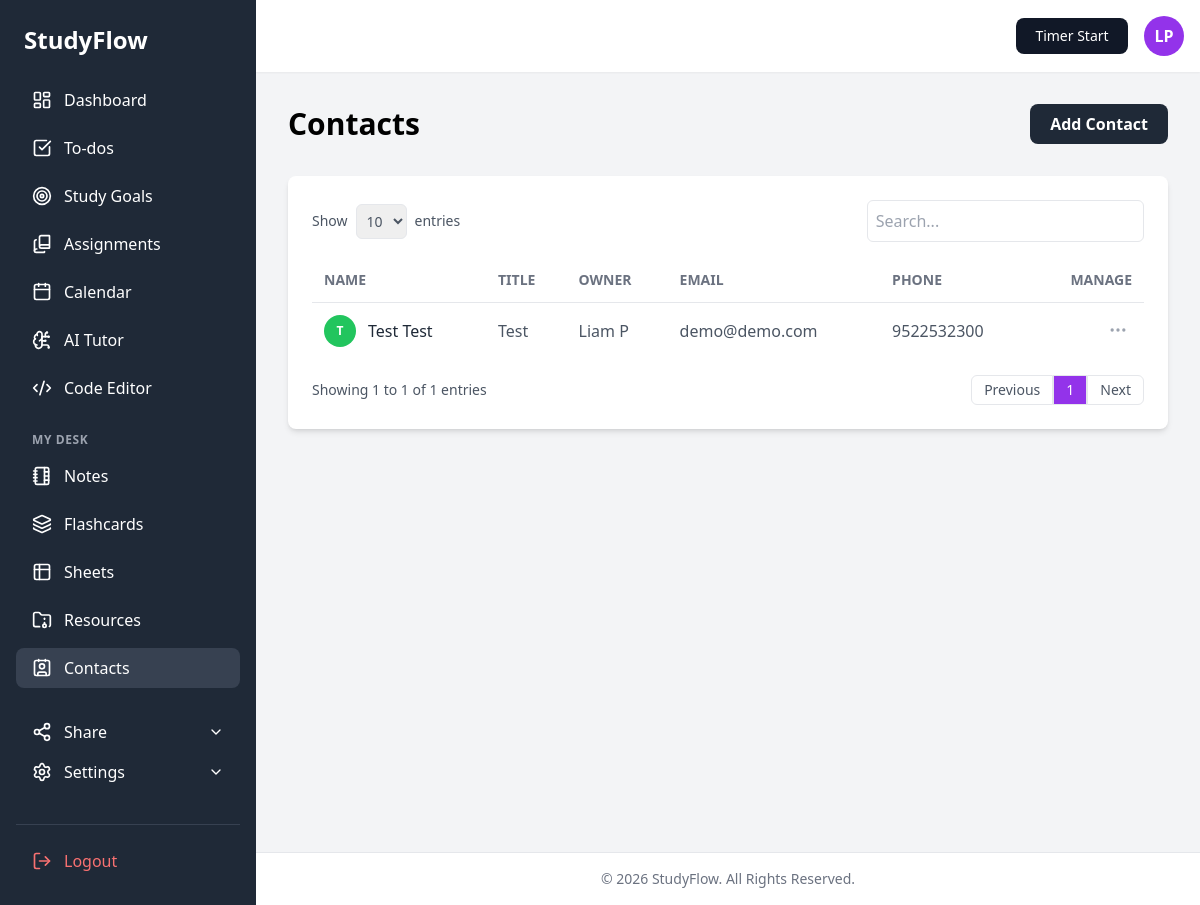
The page /pages/contacts.php (signed in) on the database its author committed.
### tables this page shows
CREATE TABLE `contacts` (
  `id` int(11) NOT NULL,
  `user_id` int(11) NOT NULL,
  `tenant_id` int(11) NOT NULL,
  `first_name` varchar(255) NOT NULL,
  `last_name` varchar(255) DEFAULT NULL,
  `title` varchar(255) DEFAULT NULL,
  `email` varchar(255) DEFAULT NULL,
  `phone` varchar(50) DEFAULT NULL,
  `address` varchar(255) DEFAULT NULL,
  `city` varchar(100) DEFAULT NULL,
  `state` varchar(100) DEFAULT NULL,
  `zip` varchar(20) DEFAULT NULL,
  `notes` text DEFAULT NULL,
  `created_at` timestamp NOT NULL DEFAULT current_timestamp()
);

### pages/contacts.php (the view, shortened to what this page needs)
<?php
require_once(__DIR__ . '/../config.php');
$user_id   = (int)$_SESSION['id'];
$tenant_id = (int)($_SESSION['tenant_id'] ?? 0);
$action = $_GET['action'] ?? 'list';
$contact_id = isset($_GET['id']) ? intval($_GET['id']) : 0;
$contact_to_edit = null;
$contacts = [];
if ($link) {
    if ($action === 'edit' && $contact_id > 0) {
        $sql = "SELECT * FROM contacts WHERE id = ? AND user_id = ? AND tenant_id = ?";
        if ($stmt = mysqli_prepare($link, $sql)) {
            mysqli_stmt_bind_param($stmt, "iii", $contact_id, $user_id, $tenant_id);
            mysqli_stmt_execute($stmt);
            $result = mysqli_stmt_get_result($stmt);
            $contact_to_edit = mysqli_fetch_assoc($result);
            if (!$contact_to_edit) { header("Location: contacts.php"); exit(); }
        }
    } else {
        $sql = "SELECT * FROM contacts WHERE user_id = ? AND tenant_id = ? ORDER BY first_name ASC";
        if ($stmt = mysqli_prepare($link, $sql)) {
            mysqli_stmt_bind_param($stmt, "ii", $user_id, $tenant_id);
            mysqli_stmt_execute($stmt);
            $result = mysqli_stmt_get_result($stmt);
            while ($row = mysqli_fetch_assoc($result)) { $contacts[] = $row; }
        }
    }
}
require_once(BASE_PATH . '/partials/header.php');
?>
<main class="flex-1 p-8 overflow-y-auto">
    <?php if ($action === 'create' || ($action === 'edit' && isset($contact_to_edit))): ?>
    <div class="mb-8">
        <h2 class="text-3xl font-bold">Contact Details</h2>
    </div>
    <div class="bg-white p-8 rounded-lg shadow-md max-w-4xl mx-auto">
        <form method="POST"><?php echo csrf_field(); ?>
             <?php if ($action === 'edit'): ?>
                <input type="hidden" name="contact_id" value="<?php echo $contact_to_edit['id']; ?>">
            <?php endif; ?>
            <div class="grid grid-cols-1 md:grid-cols-2 gap-6">
                <div><label class="block text-sm font-medium">First Name</label><input type="text" name="first_name" value="<?php echo htmlspecialchars($contact_to_edit['first_name'] ?? ''); ?>" class="mt-1 block w-full border rounded-md p-2"></div>
                <div><label class="block text-sm font-medium">Last Name</label><input type="text" name="last_name" value="<?php echo htmlspecialchars($contact_to_edit['last_name'] ?? ''); ?>" class="mt-1 block w-full border rounded-md p-2"></div>
                <div class="md:col-span-2"><label class="block text-sm font-medium">Title</label><input type="text" name="title" value="<?php echo htmlspecialchars($contact_to_edit['title'] ?? ''); ?>" class="mt-1 block w-full border rounded-md p-2"></div>
                <div><label class="block text-sm font-medium">Email</label><input type="email" name="email" value="<?php echo htmlspecialchars($contact_to_edit['email'] ?? ''); ?>" class="mt-1 block w-full border rounded-md p-2"></div>
                <div><label class="block text-sm font-medium">Phone</label><input type="tel" name="phone" value="<?php echo htmlspecialchars($contact_to_edit['phone'] ?? ''); ?>" class="mt-1 block w-full border rounded-md p-2"></div>
                <div class="md:col-span-2"><label class="block text-sm font-medium">Address</label><input type="text" name="address" value="<?php echo htmlspecialchars($contact_to_edit['address'] ?? ''); ?>" class="mt-1 block w-full border rounded-md p-2"></div>
                <div><label class="block text-sm font-medium">City</label><input type="text" name="city" value="<?php echo htmlspecialchars($contact_to_edit['city'] ?? ''); ?>" class="mt-1 block w-full border rounded-md p-2"></div>
                <div><label class="block text-sm font-medium">State</label><input type="text" name="state" value="<?php echo htmlspecialchars($contact_to_edit['state'] ?? ''); ?>" class="mt-1 block w-full border rounded-md p-2"></div>
                <div class="md:col-span-2"><label class="block text-sm font-medium">Zip</label><input type="text" name="zip" value="<?php echo htmlspecialchars($contact_to_edit['zip'] ?? ''); ?>" class="mt-1 block w-full border rounded-md p-2"></div>
                <div class="md:col-span-2"><label class="block text-sm font-medium">Notes</label><textarea name="notes" rows="4" class="mt-1 block w-full border rounded-md p-2"><?php echo htmlspecialchars($contact_to_edit['notes'] ?? ''); ?></textarea></div>
            </div>
            <div class="flex justify-end space-x-4 mt-8">
                 <a href="contacts.php" class="bg-gray-200 px-6 py-2 rounded-lg font-semibold">Back</a>
                 <button type="submit" name="<?php echo $action === 'create' ? 'add_contact' : 'update_contact'; ?>" class="bg-purple-600 text-white px-6 py-2 rounded-lg font-semibold">Save</button>
            </div>
        </form>
    </div>
    <?php else: ?>
    <div class="flex justify-between items-center mb-8">
        <div><h2 class="text-3xl font-bold">Contacts</h2></div>
        <a href="contacts.php?action=create" class="bg-gray-800 text-white px-5 py-2 rounded-lg font-semibold hover:bg-gray-900">Add Contact</a>
    </div>
    <div class="bg-white p-6 rounded-lg shadow-md">
         <div class="flex justify-between items-center mb-4">
            <div class="flex items-center text-sm text-gray-600">
                <span>Show</span><select class="mx-2 border rounded-md p-1.5"><option>10</option></select><span>entries</span>
            </div>
            <div class="w-1/3"><input type="text" placeholder="Search..." class="border rounded-md p-2 w-full"></div>
        </div>
        <div class="overflow-x-auto">
            <table class="w-full">
                <thead>
                    <tr class="text-left text-gray-500 text-sm border-b">
                        <th class="p-3 font-semibold">NAME</th>
                        <th class="p-3 font-semibold">TITLE</th>
                        <th class="p-3 font-semibold">OWNER</th>
                        <th class="p-3 font-semibold">EMAIL</th>
                        <th class="p-3 font-semibold">PHONE</th>
                        <th class="p-3 font-semibold text-right">MANAGE</th>
                    </tr>
                </thead>
                <tbody>
                    <?php if (empty($contacts)): ?>
                        <tr><td colspan="6" class="text-center p-8 text-gray-500">No contacts found.</td></tr>
                    <?php else: ?>
                        <?php
                            $colors = ['bg-green-500', 'bg-blue-500', 'bg-red-500', 'bg-yellow-500', 'bg-indigo-500', 'bg-pink-500'];
                            $i = 0;
                        ?>
                        <?php foreach ($contacts as $contact): ?>
                            <tr class="border-t hover:bg-gray-50">
                                <td class="p-3 font-medium text-gray-800">
                                    <div class="flex items-center">
                                        <div class="w-8 h-8 <?php echo $colors[$i % count($colors)]; $i++; ?> rounded-full flex items-center justify-center text-white font-bold text-xs mr-3 shrink-0">
                                            <?php echo strtoupper(substr($contact['first_name'], 0, 1)); ?>
                                        </div>
                                        <span><?php echo htmlspecialchars($contact['first_name'] . ' ' . $contact['last_name']); ?></span>
                                    </div>
                                </td>
                                <td class="p-3 text-gray-600"><?php echo htmlspecialchars($contact['title']); ?></td>
                                <td class="p-3 text-gray-600">Liam P</td> <td class="p-3 text-gray-600"><?php echo htmlspecialchars($contact['email']); ?></td>
                                <td class="p-3 text-gray-600"><?php echo htmlspecialchars($contact['phone']); ?></td>
                                <td class="p-3 text-right">
                                    <div class="relative inline-block text-left">
                                        <button onclick="toggleDropdown('menu-<?php echo $contact['id']; ?>')" class="text-gray-400 hover:text-blue-500 p-1">
                                            <i data-lucide="more-horizontal" class="w-5 h-5"></i>
                                        </button>
                                    </div>
                                </td>
                            </tr>
                        <?php endforeach; ?>
                    <?php endif; ?>
                </tbody>
            </table>
        </div>
        <div class="flex justify-between items-center mt-4 text-sm text-gray-600">
            <div>Showing 1 to <?php echo count($contacts); ?> of <?php echo count($contacts); ?> entries</div>
            <div class="flex items-center"><a href="#" class="px-3 py-1 border rounded-l-md hover:bg-gray-100">Previous</a><a href="#" class="px-3 py-1 border bg-purple-600 text-white">1</a><a href="#" class="px-3 py-1 border rounded-r-md hover:bg-gray-100">Next</a></div>
        </div>
    </div>
    <?php endif; ?>
</main>
<?php
require_once(BASE_PATH . '/partials/footer.php');
?>

### assets/style.css (style rules this page uses)
body { font-family: 'Inter', sans-serif; }

### rows shown on the page
contacts: first_name "T", first_name+last_name "Test Test", title "Test", email "demo@demo.com", phone "9522532300"

### other values the page prints
$initials "LP"
count($contacts) "1"
